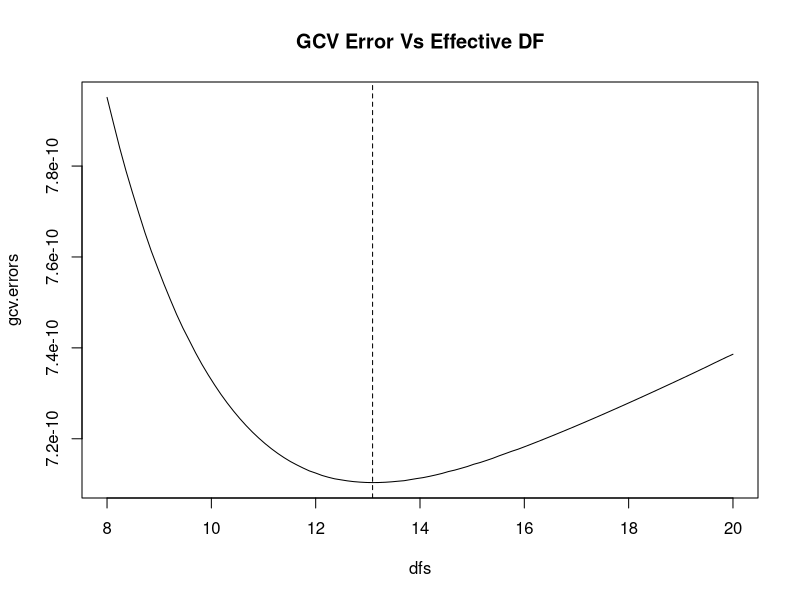

Reproduce this figure in R.
# 5.4 SMOOTHING SPLINES - GCV - SELECT DF
# demo using fossil data

fossil <- read.table("fossil.txt", header=TRUE)
attach(fossil)

# METHOD 1: TRY LOTS OF DFS AND CHOOSE THE ONE WITH SMALLEST GCV ERROR

num.df <- 100 # no. effective dfs to try
min.df <- 8 # min and max effective dfs to try
max.df <- 20
dfs <- seq(min.df, max.df, length.out=num.df)

n <- nrow(fossil)

gcv.errors <- vector(length=num.df)

for (i in 1:num.df) {
  
  df <- dfs[i]
  fit <- smooth.spline(age, strontium.ratio, df=df)
  rss <- sum((strontium.ratio - predict(fit, age)$y)^2)
  gcv.errors[i] <- (1/n) * rss / ((1 - df/n)^2)
}

plot(dfs, gcv.errors, type="l", main="GCV Error Vs Effective DF")
min.gcv.index <- which.min(gcv.errors)
abline(v = dfs[min.gcv.index], lty=2)

# METHOD 2: LET SMOOTH.SPLINE(with 'cv' left as FALSE) CHOOSE BEST DF

fit <- smooth.spline(age, strontium.ratio) # cv is FALSE by default
fit$df # reveal the best df (that yields the best GCV error)
